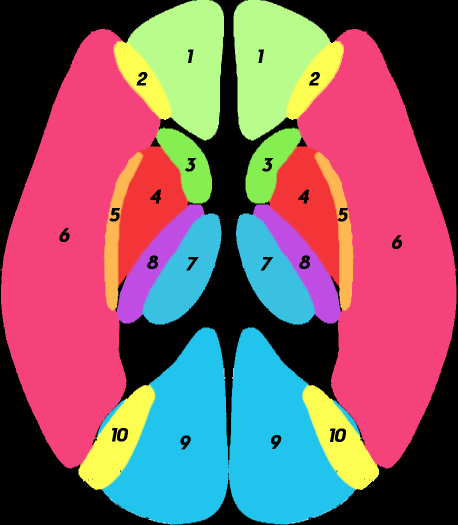
#> input picture vascular_labelled.png, 916 x 1050 px (shown at 1/2 size)
$ python imorrage_web_test.py
#> lines starting #> are read from the running program, lines starting #| are printed output that depends on the picture
#> the answer given: vascular_labelled.png
import numpy as np
import cv2
from matplotlib import pyplot as plt

# [113 lines left out: functions rmv_bad_contours, otsu_threshold, find_edges, find_contours, contour_approx, draw_contours and 2 more, not called in this run]

def hemor_detect(file_name):

    # Read in the image file and vascular regions image file

#> called with file_name = 'vascular_labelled.png'
    img = cv2.imread(file_name,0)
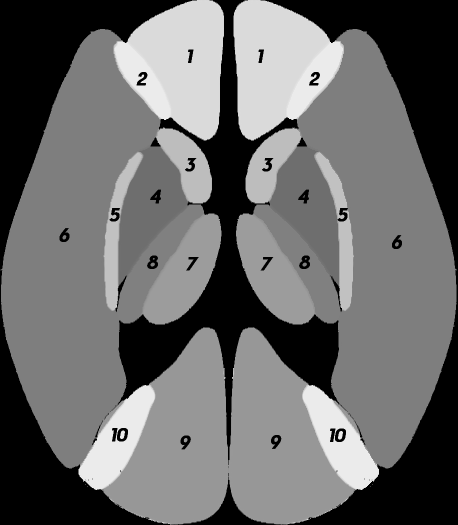
#> img: shape (1050, 916) (shown at 1/2 size); min 0, max 255, mean 105.4
    vascular_regions = cv2.imread('vascular_labelled.png', -1)

    # Process vascular regions image file for addition with output image

    vascular_img_height, vascular_img_width, vascular_img_channels = vascular_regions.shape
#> vascular_img_height = 1050; vascular_img_width = 916; vascular_img_channels = 4

    img_colour = cv2.cvtColor(img,cv2.COLOR_GRAY2RGB)
    img_rgba = cv2.cvtColor(img_colour, cv2.COLOR_RGB2RGBA)

        # Scaling images for overlaying vascular regions labelling onto output image
            # First, scaling height of vascular labelling

    input_height, input_width, input_channels = img_rgba.shape
#> input_height = 1050; input_width = 916; input_channels = 4

    if vascular_img_height > input_height:
        vascular_scale = (input_height / vascular_img_height) * 0.925
    elif vascular_img_height < input_height:
        vascular_scale = (vascular_img_height / input_height) * 0.925

#> (the run stopped early here; a loop or call above may not have finished)
